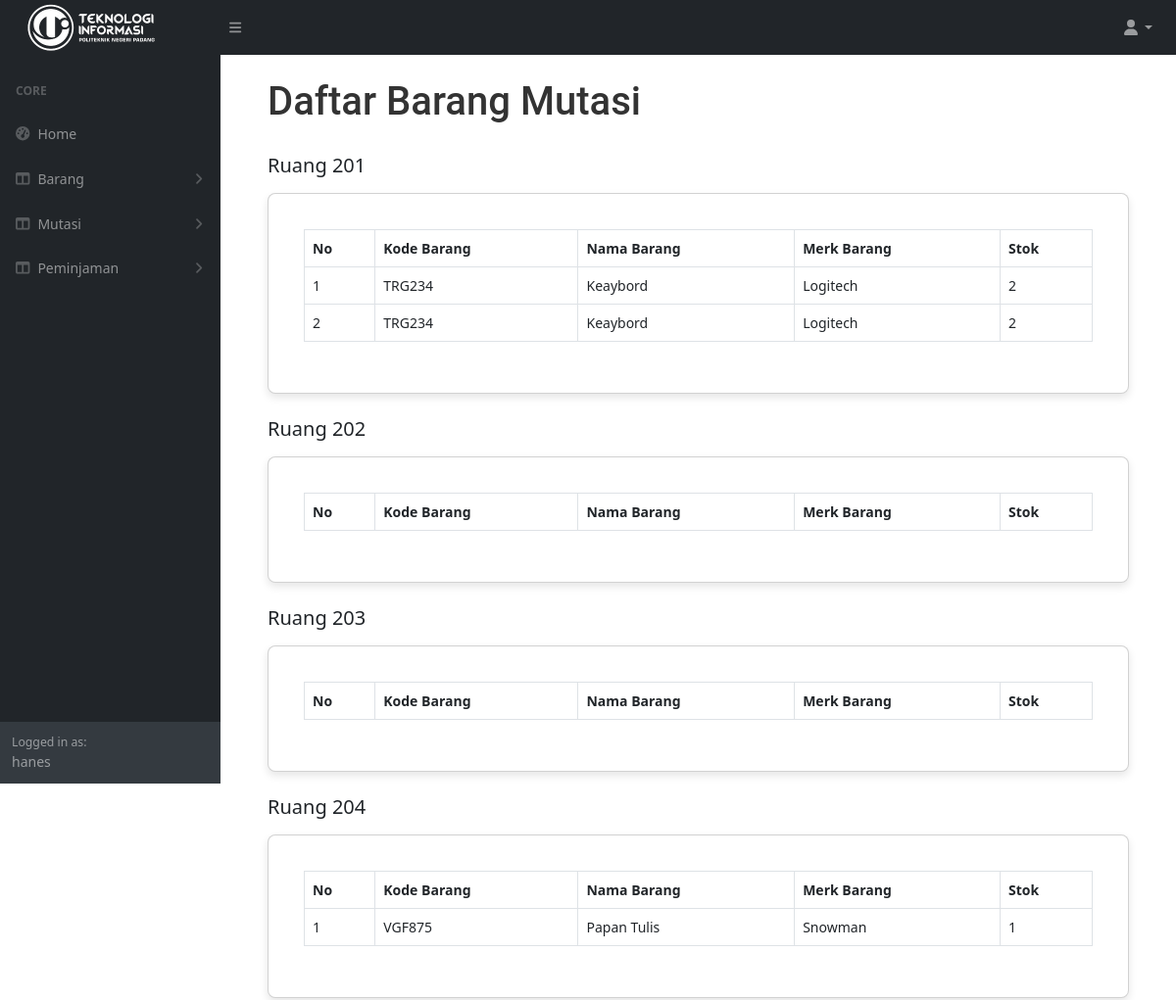
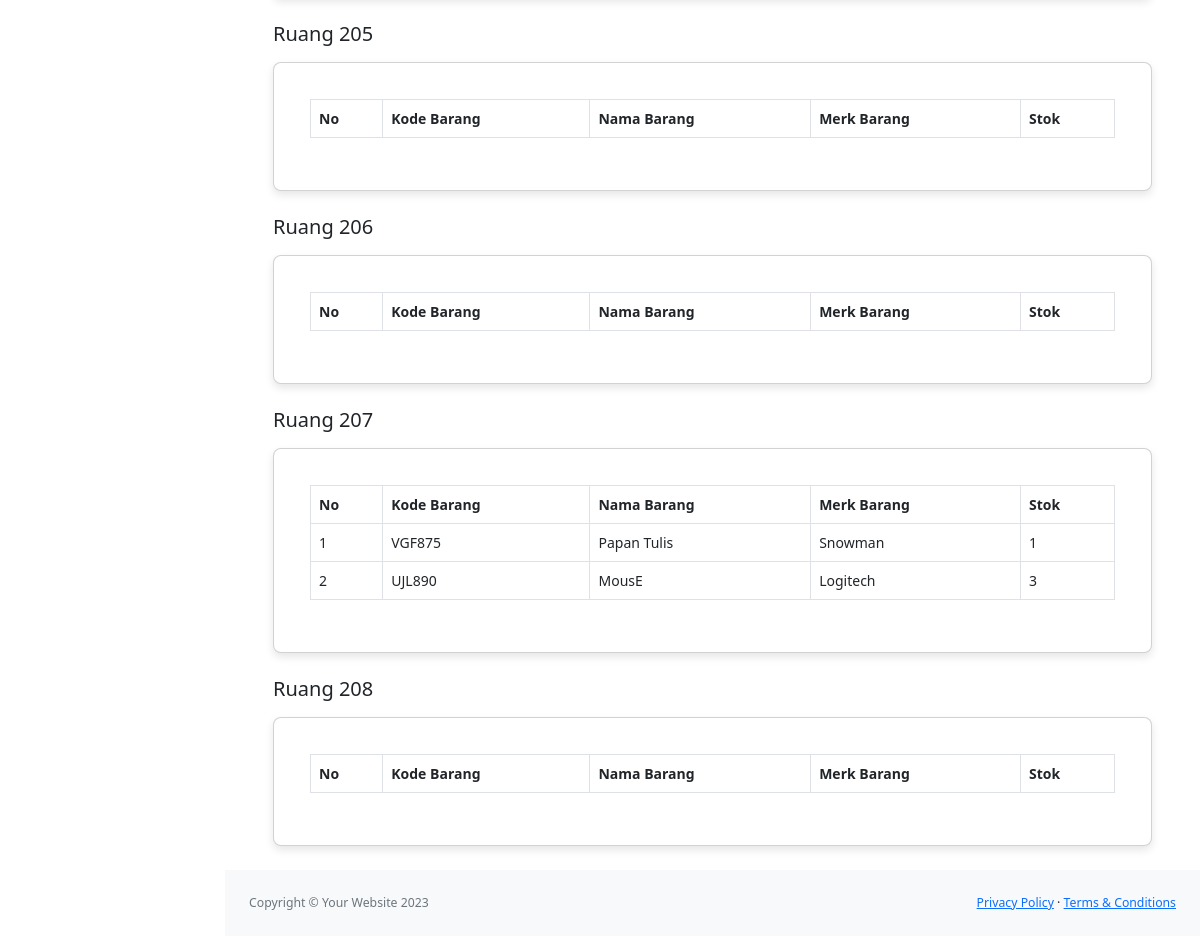
Screenshot of /index.php?page=mutasi (signed in) with the database file from the repository (2 pictures, top to bottom).
### tables this page shows
CREATE TABLE `stok` (
  `kode` varchar(20) NOT NULL,
  `jumlah` varchar(20) NOT NULL,
  `tanggal` timestamp NOT NULL DEFAULT current_timestamp() ON UPDATE current_timestamp(),
  `status` varchar(50) NOT NULL,
  `ruangan` varchar(100) NOT NULL
);

CREATE TABLE `barang` (
  `kode` varchar(20) NOT NULL,
  `nama` varchar(50) NOT NULL,
  `merk` varchar(50) NOT NULL,
  `stok` varchar(50) NOT NULL DEFAULT '0',
  `satuan` varchar(50) NOT NULL
);

### mutasi.php (the view, shortened to what this page needs)
<?php
    $aksi=isset($_GET['aksi']) ? $_GET['aksi']: 'mutasi';
    switch ($aksi) {
        case 'mutasi':
            ?>
            <main>
                <div class="container-fluid px-4">
                    <h1 class="mt-4">Daftar Barang Mutasi</h1>
                    <br>
                    <h5><p>Ruang 201</p></h5>
                    <div class="card mb-4">
                        <div class="card-body">
                            <table class="table table-bordered dataTable" >
                                <thead>
                                    <tr>
                                        <th>No</th>
                                        <th>Kode Barang</th>
                                        <th>Nama Barang</th>
                                        <th>Merk Barang</th>
                                        <th>Stok</th>
                                    </tr>
                                </thead>
                                <tbody>
                                    <?php
                                        $query = "SELECT * FROM stok LEFT JOIN barang ON stok.kode=barang.kode WHERE stok.status = 'mutasi' and stok.ruangan='E201'" ;
                                        $result = $db->query($query);
                                        $no=1;
                                        foreach($result as $row):
                                    ?>
                                    <tr>
                                        <td><?= $no++ ?></td>
                                        <td><?= $row['kode'] ?></td>
                                        <td><?= $row['nama'] ?></td>
                                        <td><?= $row['merk'] ?></td>
                                        <td><?= $row['jumlah'] ?></td>
                                    </tr>
                                    <?php endforeach; ?>
                                </tbody>
                            </table>
                        </div>
                    </div>
                    <h5><p>Ruang 202</p></h5>
                    <div class="card mb-4">
                        <div class="card-body">
                            <table class="table table-bordered dataTable">
                                <thead>
                                    <tr>
                                        <th>No</th>
                                        <th>Kode Barang</th>
                                        <th>Nama Barang</th>
                                        <th>Merk Barang</th>
                                        <th>Stok</th>
                                    </tr>
                                </thead>
                            </table>
                        </div>
                    </div>
                    <h5><p>Ruang 203</p></h5>
                    <div class="card mb-4">
                        <div class="card-body">
                            <table class="table table-bordered dataTable">
                                <thead>
                                    <tr>
                                        <th>No</th>
                                        <th>Kode Barang</th>
                                        <th>Nama Barang</th>
                                        <th>Merk Barang</th>
                                        <th>Stok</th>
                                    </tr>
                                </thead>
                            </table>
                        </div>
                    </div>
                    <h5><p>Ruang 204</p></h5>
                    <div class="card mb-4">
                        <div class="card-body">
                            <table class="table table-bordered dataTable">
                                <thead>
                                    <tr>
                                        <th>No</th>
                                        <th>Kode Barang</th>
                                        <th>Nama Barang</th>
                                        <th>Merk Barang</th>
                                        <th>Stok</th>
                                    </tr>
                                </thead>
                                <tbody>
                                    <?php
                                        $query = "SELECT * FROM stok LEFT JOIN barang ON stok.kode=barang.kode WHERE stok.status = 'mutasi' and stok.ruangan='E204'" ;
                                        $result = $db->query($query);
                                        $no=1;
                                        foreach($result as $row):
                                    ?>
                                    <tr>
                                        <td><?= $no++ ?></td>
                                        <td><?= $row['kode'] ?></td>
                                        <td><?= $row['nama'] ?></td>
                                        <td><?= $row['merk'] ?></td>
                                        <td><?= $row['jumlah'] ?></td>
                                    </tr>
                                    <?php endforeach; ?>
                                </tbody>
                            </table>
                        </div>
                    </div>
                    <h5><p>Ruang 205</p></h5>
                    <div class="card mb-4">
                        <div class="card-body">
                            <table class="table table-bordered dataTable">
                                <thead>
                                    <tr>
                                        <th>No</th>
                                        <th>Kode Barang</th>
                                        <th>Nama Barang</th>
                                        <th>Merk Barang</th>
                                        <th>Stok</th>
                                    </tr>
                                </thead>
                            </table>
                        </div>
                    </div>
                    <h5><p>Ruang 206</p></h5>
                    <div class="card mb-4">
                        <div class="card-body">
                            <table class="table table-bordered dataTable">
                                <thead>
                                    <tr>
                                        <th>No</th>
                                        <th>Kode Barang</th>
                                        <th>Nama Barang</th>
                                        <th>Merk Barang</th>
                                        <th>Stok</th>
                                    </tr>
                                </thead>
                            </table>
                        </div>
                    </div>
                    <h5><p>Ruang 207</p></h5>
                    <div class="card mb-4">
                        <div class="card-body">
                            <table class="table table-bordered dataTable">
                                <thead>
                                    <tr>
                                        <th>No</th>
                                        <th>Kode Barang</th>
                                        <th>Nama Barang</th>
                                        <th>Merk Barang</th>
                                        <th>Stok</th>
                                    </tr>
                                </thead>
                                <tbody>
                                    <?php
                                        $query = "SELECT * FROM stok LEFT JOIN barang ON stok.kode=barang.kode WHERE stok.status = 'mutasi' and stok.ruangan='E207'" ;
                                        $result = $db->query($query);
                                        $no=1;
                                        foreach($result as $row):
                                    ?>
                                    <tr>
                                        <td><?= $no++ ?></td>
                                        <td><?= $row['kode'] ?></td>
                                        <td><?= $row['nama'] ?></td>
                                        <td><?= $row['merk'] ?></td>
                                        <td><?= $row['jumlah'] ?></td>
                                    </tr>
                                    <?php endforeach; ?>
                                </tbody>
                            </table>
                        </div>
                    </div>
                    <h5><p>Ruang 208</p></h5>
                    <div class="card mb-4">
                        <div class="card-body">
                            <table class="table table-bordered dataTable">
                                <thead>
                                    <tr>
                                        <th>No</th>
                                        <th>Kode Barang</th>
                                        <th>Nama Barang</th>
                                        <th>Merk Barang</th>
                                        <th>Stok</th>
                                    </tr>
                                </thead>
                            </table>
                        </div>
                    </div>
                </div>
            </main>
            <?php
        break;
            ?>
            <?php
    }
?>

### index.php (style rules this page uses)
.card { background-color: #fff; border-radius: 8px; box-shadow: 0 4px 8px rgba(0, 0, 0, 0.1); padding: 20px; margin-bottom: 20px; flex: 1; }
.mt-4 { font-family: 'Roboto', sans-serif; font-weight: 500; color: #333; }

### rows the page displays
stok: barang.kode "TRG234", barang.nama "Keaybord", barang.merk "Logitech", jumlah "2"
stok: barang.kode "TRG234", barang.nama "Keaybord", barang.merk "Logitech", jumlah "2"
stok: barang.kode "VGF875", barang.nama "Papan Tulis", barang.merk "Snowman", jumlah "1"
stok: barang.kode "VGF875", barang.nama "Papan Tulis", barang.merk "Snowman", jumlah "1"
stok: barang.kode "UJL890", barang.nama "MousE", barang.merk "Logitech", jumlah "3"

### other values shown
$_SESSION['nama'] "hanes"
